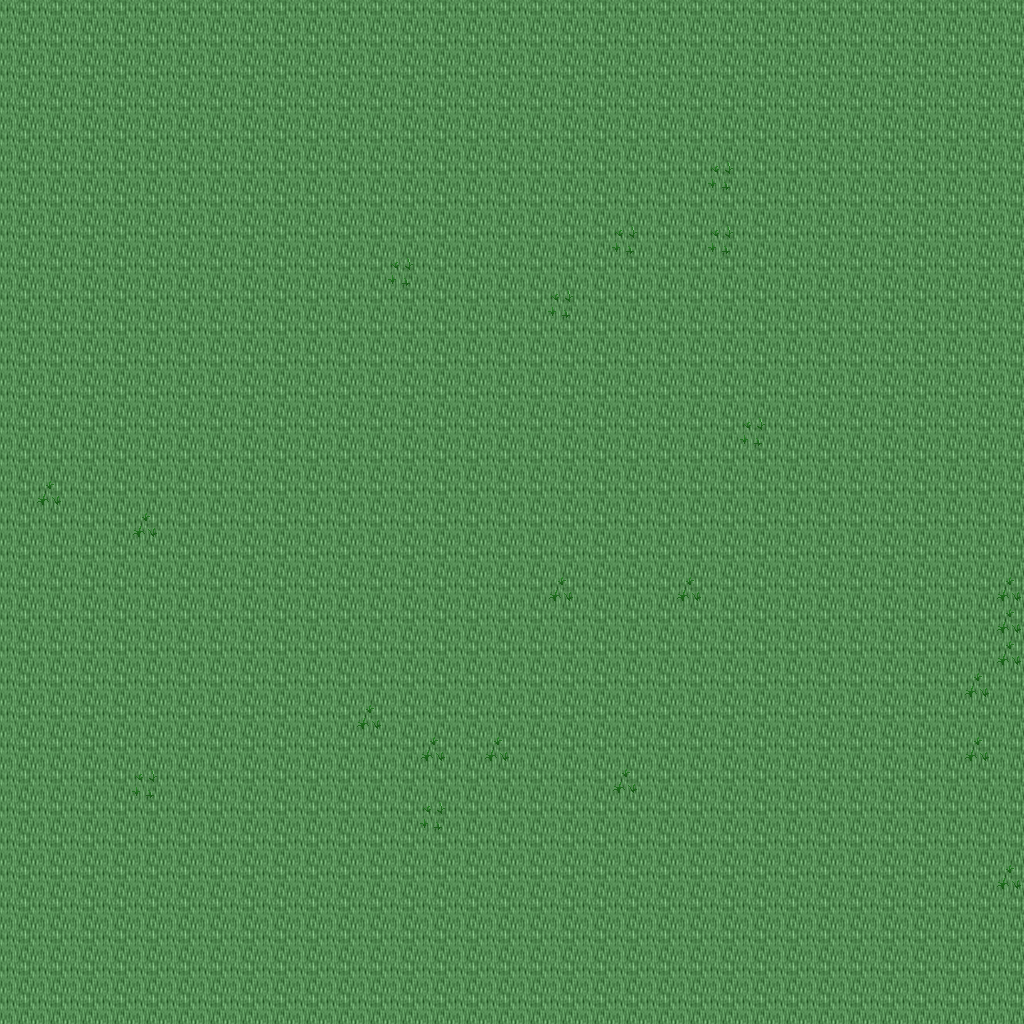

This is a level from a 2D game, rendered from its Tiled map with the project's own tilesets. A one-line summary and the map file follow, with tile-layer data summarised:
An orthogonal 32x32 tile map with 32x32 px tiles, 5 tile layers (Ground, Objects, Objects2, Above, ...), 1 hidden layer not drawn, 18 tilesets.

<map version="1.10" tiledversion="1.11.0" orientation="orthogonal" renderorder="right-down" width="32" height="32" tilewidth="32" tileheight="32" infinite="0" nextlayerid="11" nextobjectid="1">
 <tileset firstgid="1" name="ground_ground" tilewidth="32" tileheight="32" tilecount="33" columns="3">
  <image source="../drawable/ground_ground.png" width="96" height="352" />
 </tileset>
 <tileset firstgid="34" name="plant_flower_daisy_white" tilewidth="32" tileheight="32" tilecount="8" columns="2">
  <image source="../drawable/plant_flower_daisy_white.png" width="64" height="128" />
 </tileset>
 <tileset firstgid="42" name="plant_grasses" tilewidth="32" tileheight="32" tilecount="6" columns="3">
  <image source="../drawable/plant_grasses.png" width="96" height="64" />
 </tileset>
 <tileset firstgid="48" name="plant_flower_daisy_yellow" tilewidth="32" tileheight="32" tilecount="8" columns="2">
  <image source="../drawable/plant_flower_daisy_yellow.png" width="64" height="128" />
 </tileset>
 <tileset firstgid="56" name="plant_flower_daisy_blue" tilewidth="32" tileheight="32" tilecount="8" columns="2">
  <image source="../drawable/plant_flower_daisy_blue.png" width="64" height="128" />
 </tileset>
 <tileset firstgid="64" name="plant_flower_daisy_red" tilewidth="32" tileheight="32" tilecount="8" columns="2">
  <image source="../drawable/plant_flower_daisy_red.png" width="64" height="128" />
 </tileset>
 <tileset firstgid="72" name="plant_tree_tree_darkgreen" tilewidth="32" tileheight="32" tilecount="88" columns="8">
  <image source="../drawable/plant_tree_tree_darkgreen.png" width="256" height="352" />
 </tileset>
 <tileset firstgid="160" name="logic_creature_animal" tilewidth="32" tileheight="32" tilecount="32" columns="8">
  <image source="../drawable/logic_creature_animal.png" width="256" height="128" />
 </tileset>
 <tileset firstgid="192" name="logic_creature_elf" tilewidth="32" tileheight="32" tilecount="16" columns="8">
  <image source="../drawable/logic_creature_elf.png" width="256" height="64" />
 </tileset>
 <tileset firstgid="208" name="logic_collision" tilewidth="32" tileheight="32" tilecount="1" columns="1">
  <image source="../drawable/logic_collision.png" width="32" height="32" />
 </tileset>
 <tileset firstgid="209" name="logic_creature_human_evil" tilewidth="32" tileheight="32" tilecount="16" columns="8">
  <image source="../drawable/logic_creature_human_evil.png" width="256" height="64" />
 </tileset>
 <tileset firstgid="225" name="logic_portal" tilewidth="32" tileheight="32" tilecount="24" columns="8">
  <image source="../drawable/logic_portal.png" width="256" height="96" />
 </tileset>
 <tileset firstgid="249" name="ground_green_paving" tilewidth="32" tileheight="32" tilecount="18" columns="3">
  <image source="../drawable/ground_green_paving.png" width="96" height="192" />
 </tileset>
 <tileset firstgid="267" name="ground_water_swamp_water" tilewidth="32" tileheight="32" tilecount="33" columns="3">
  <image source="../drawable/ground_water_swamp_water.png" width="96" height="352" />
 </tileset>
 <tileset firstgid="300" name="plant_grasses_swamp" tilewidth="32" tileheight="32" tilecount="42" columns="6">
  <image source="../drawable/plant_grasses_swamp.png" width="192" height="224" />
 </tileset>
 <tileset firstgid="342" name="logic_protection" tilewidth="32" tileheight="32" tilecount="2" columns="2">
  <image source="../drawable/logic_protection.png" width="64" height="32" />
 </tileset>
 <tileset firstgid="344" name="logic_creature_ogre" tilewidth="32" tileheight="32" tilecount="4" columns="4">
  <image source="../drawable/logic_creature_ogre.png" width="128" height="32" />
 </tileset>
 <tileset firstgid="348" name="logic_creature_undead_skeleton" tilewidth="32" tileheight="32" tilecount="6" columns="6">
  <image source="../drawable/logic_creature_undead_skeleton.png" width="192" height="32" />
 </tileset>
 <layer id="1" name="Ground" width="32" height="32">
  <data>[1024 cells, 1024 non-empty, 1 distinct tile ids]</data>
 </layer>
 <layer id="2" name="Objects" width="32" height="32">
  <data>[1024 cells, 22 non-empty, 2 distinct tile ids]</data>
 </layer>
 <layer id="3" name="Objects2" width="32" height="32">
  <data>[1024 cells, 0 non-empty, 0 distinct tile ids]</data>
 </layer>
 <layer id="4" name="Above" width="32" height="32">
  <data>[1024 cells, 0 non-empty, 0 distinct tile ids]</data>
 </layer>
 <layer id="5" name="Above2" width="32" height="32">
  <data>[1024 cells, 0 non-empty, 0 distinct tile ids]</data>
 </layer>
 <layer id="6" name="Walkable" width="32" height="32" visible="0">
  <data>[1024 cells, 0 non-empty, 0 distinct tile ids]</data>
 </layer>
 <objectgroup id="7" name="Mapevents" />
 <objectgroup id="8" name="Spawn" />
 <objectgroup id="9" name="Keys" />
 <objectgroup id="10" name="Replace" />
</map>
